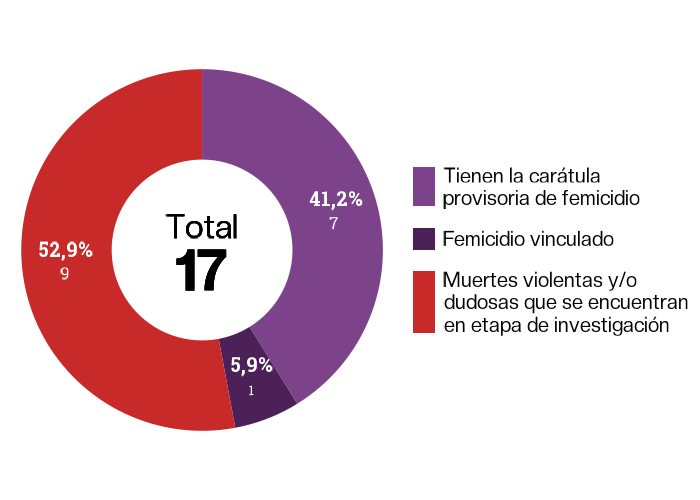

The script that drew this image:
# Limpiar todo
rm(list = ls())

# Librer?as
library(ggplot2)
library(dplyr)
library(stringr)
library(cowplot)
library(magick)
library(ggtext)
library(googlesheets4)

# Fuentes
library(sysfonts)
library(showtext)
dir <- paste0(dirname(dirname(dirname(rstudioapi::getActiveDocumentContext()$path))), "/Fonts/")
font_add(family = "font_title",
         bold = file.path(dir, "CreatoDisplay-ExtraBold.otf"),
         regular = file.path(dir, "CreatoDisplay-Regular.otf"))
font_add("font_subtitle", file.path(dir, "CreatoDisplay-Regular.otf"))
font_add(family = "font_body",
         regular = file.path(dir, "RobotoSlab-Regular.ttf"),
         bold = file.path(dir, "RobotoSlab-Bold.ttf"))
showtext_auto()

# Cargar datos
Raw_1 <- read_sheet(ss = "https://docs.google.com/spreadsheets/d/1_n2tTaEXNYTv7fGRLLXt65W49wvFmE3eDpxiBZqmMZk/edit?usp=sharing",
                  sheet = "REGISTRO") %>%
  filter(Año == 2026)
Raw_2 <- read_sheet(ss = "https://docs.google.com/spreadsheets/d/1_n2tTaEXNYTv7fGRLLXt65W49wvFmE3eDpxiBZqmMZk/edit?usp=sharing",
                    sheet = "MUERTES") %>%
  filter(Año == 2026)

Raw <- data.frame(Caratula = factor(c("Tienen la carátula provisoria de femicidio",
                                      "Femicidio vinculado",
                                      "Muertes violentas y/o dudosas que se encuentran en etapa de investigación"),
                                    levels=c("Tienen la carátula provisoria de femicidio",
                                             "Femicidio vinculado",
                                             "Muertes violentas y/o dudosas que se encuentran en etapa de investigación")),
                  Cantidad = c(nrow(Raw_1 %>% filter(Vinculado == "FALSE")),
                               nrow(Raw_1 %>% filter(Vinculado == "TRUE")),
                               nrow(Raw_2)))

Data <- Raw %>%
  filter(Cantidad != 0) %>%
  mutate(Porcentaje = 100 * Cantidad / sum(Cantidad)) %>%
  arrange(Caratula) %>%
  mutate(Label = ifelse(Porcentaje < 10,
                        paste0("<span style='font-size:15pt'>**",
                               formatC(round(Porcentaje,1), big.mark=".", decimal.mark=","),
                               "%**</span><br><span style='font-size:10pt'>",
                               formatC(Cantidad, big.mark = ".", decimal.mark = ",","</span>")),
                        paste0("<span style='font-size:15pt'>**",
                               formatC(round(Porcentaje,1), big.mark=".", decimal.mark=","),
                               "%**</span><br><span style='font-size:12.5pt'>",
                               formatC(Cantidad, big.mark = ".", decimal.mark = ",","</span>")))) %>%
  mutate(ymax = cumsum(Porcentaje)) %>%
  mutate(ymin = c(0, head(ymax, n=-1))) %>%
  rowwise() %>%
  mutate(ymid = ymax - (ymax - ymin)/2)

# Total
Total <- paste0( "<span style='font-size:25pt'>Total</span><br>",
                  "**", formatC(sum(Data$Cantidad), big.mark = ".", decimal.mark = ",", format = "fg"),
                  "**")

# Colores
Paleta <- c("#1e7b34", "#119ca0", "#b8d6ac", "#6963aa",
            "#7c428a", "#4c2158", "#c72a29", "#ec6230", "#cbc2ce",
            "#d6a62e", "#3f6f9f", "#b05c7a")

Colores <- c("Tienen la carátula provisoria de femicidio" = "#7c428a",
            "Femicidio vinculado" = "#4c2158",
            "Muertes violentas y/o dudosas que se encuentran en etapa de investigación" = "#c72a29")

# Gráfico
grafico <- ggplot(Data, aes(ymax=ymax, ymin=ymin, xmax=4, xmin=2.75, fill=Caratula)) +
  geom_rect() +
  geom_textbox(x = 1.5, y = 0, label = Total, hjust = 0.5,
               halign = 0.5, fill = NA, size=15, box.color=NA,
               family = "font_title", lineheight = 0.75) +
  geom_richtext(aes(x = ifelse(Porcentaje <= 5, 4.4, 3.4), y=ymid, label=Label),
                color = ifelse(Data$Porcentaje <= 5, "black", "white"),
                lineheight = ifelse(Data$Porcentaje <= 5, 1.25, 1.5),
                label.color = NA, family="font_body", hjust=0.5, vjust=0.5,
                show.legend=FALSE, fill=NA) +
  coord_polar(theta="y", start=0) +
  xlim(c(1.5, 4.5)) +
  theme_void() +
  scale_fill_manual(values = Colores, labels = function(z) str_wrap(z, width=25)) +
  theme(text=element_text(family="font_title"),
        legend.position = "right",
        plot.title = element_blank(),
        plot.subtitle = element_blank(),
        legend.title = element_blank(),
        legend.text = element_text(size=15, family="font_title"),
        legend.box.margin = margin(t=0,b=0,l=-50,r=60),
        legend.key.spacing.y = unit(0.5, "cm"),
        plot.margin = margin(t=-50, r=-50, b=-50, l=-50),
        plot.background = element_rect(fill = "white", colour = NA))

# Layout
grafico <- grafico +
  theme(plot.background = element_rect(fill = "white", colour = NA))

# Guardar gráfico
filename <- str_sub(basename(rstudioapi::getSourceEditorContext()$path), 1,
                    str_length(unlist(basename(rstudioapi::getSourceEditorContext()$path)))-2)

ggsave(filename = paste0(filename, ".png"),
       path = paste0(dirname(rstudioapi::getActiveDocumentContext()$path),"/"),
       plot=grafico, dpi=100, width=7, height=5)
ggsave(filename = paste0(filename, ".pdf"),
       path=paste0(dirname(rstudioapi::getActiveDocumentContext()$path),"/"),
       plot=grafico, dpi=72, width=7, height=5)
